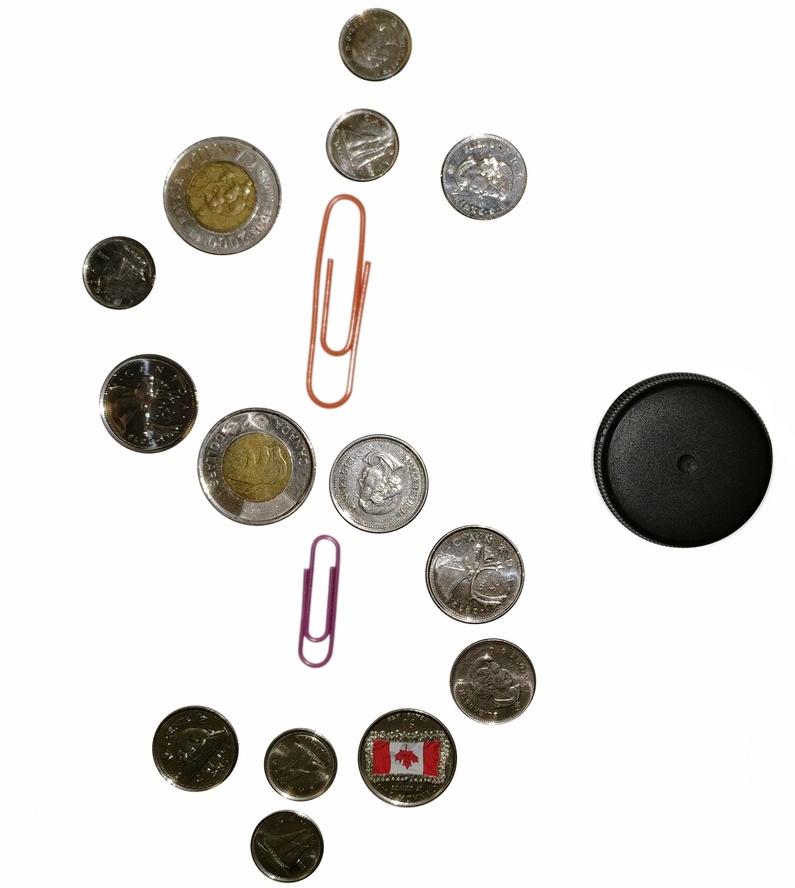
%> input picture TP2/pieces.jpg, 795 x 888 px, shrunk from 2184 x 2440 before the run
$ octave --eval "result = Compter_Monnaie(rgb2gray(imread('pieces.jpg')));"   (GNU Octave 9; MATLAB toolbox functions it lacks are replaced by stand-ins)
%> lines starting %> are read from the running program, lines starting %| are printed output that depends on the picture
function monnaie = Compter_Monnaie(img)
    total = 0;
    %retirer les elements trop gros...
    se = strel('disk', 200);
    imgb = imerode(img, se);
    imgb = imdilate(imgb, se);
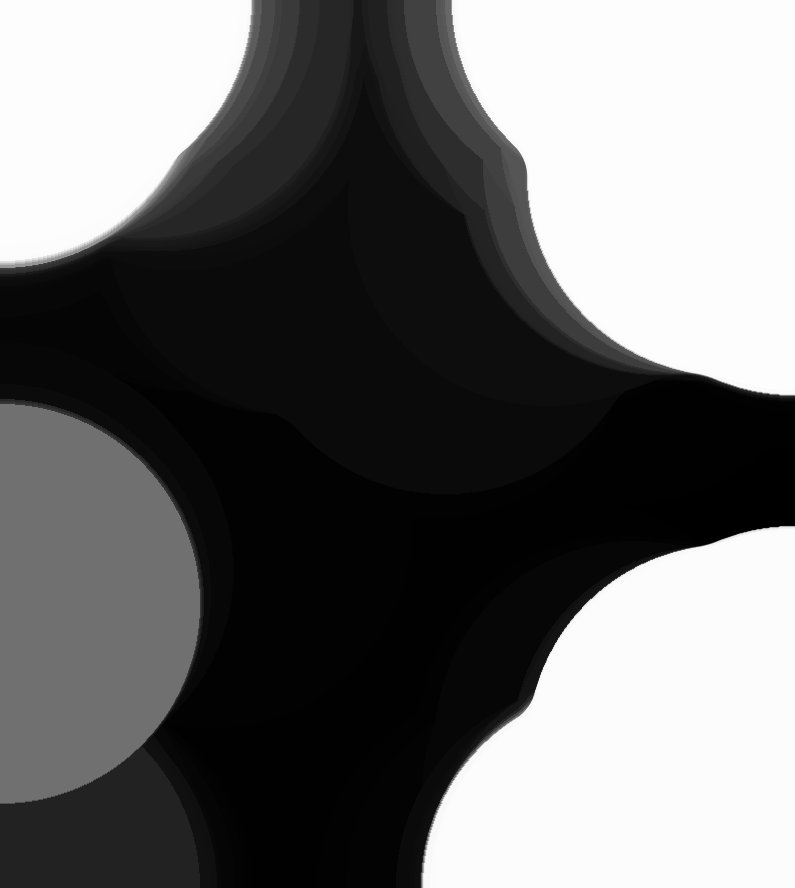
%> imgb: size 888x795 uint8; min 0, max 253, mean 107.5
    img = img - imgb;
    %2 dollars
    se = strel('disk', 140);
    img2d = imerode(img, se);
    img2d = imdilate(img2d, se);
    [a,count] = bwlabel(img2d);
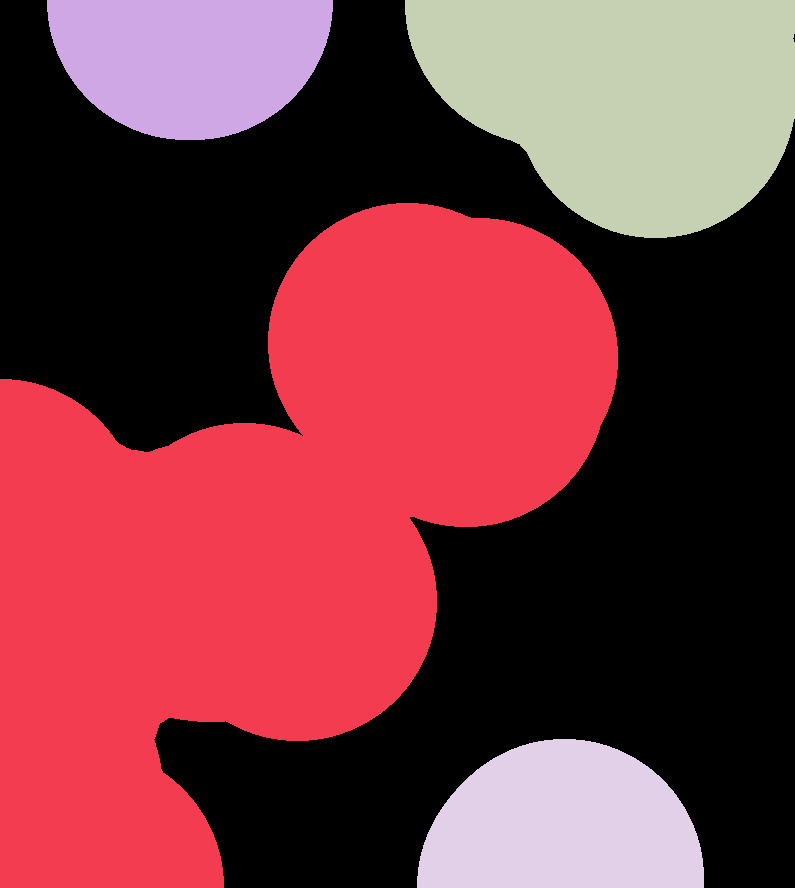
%> a: size 888x795 double; 5 distinct labels, from 0 to 4; one colour per label, 0 black
%> count = 4
    total = total + 2*count;
%> total = 8
    img = img - img2d;
    %25 sous
    se = strel('disk', 120);
    img25s = imerode(img, se);
    img25s = imdilate(img25s, se);
    [a,count] = bwlabel(img25s);
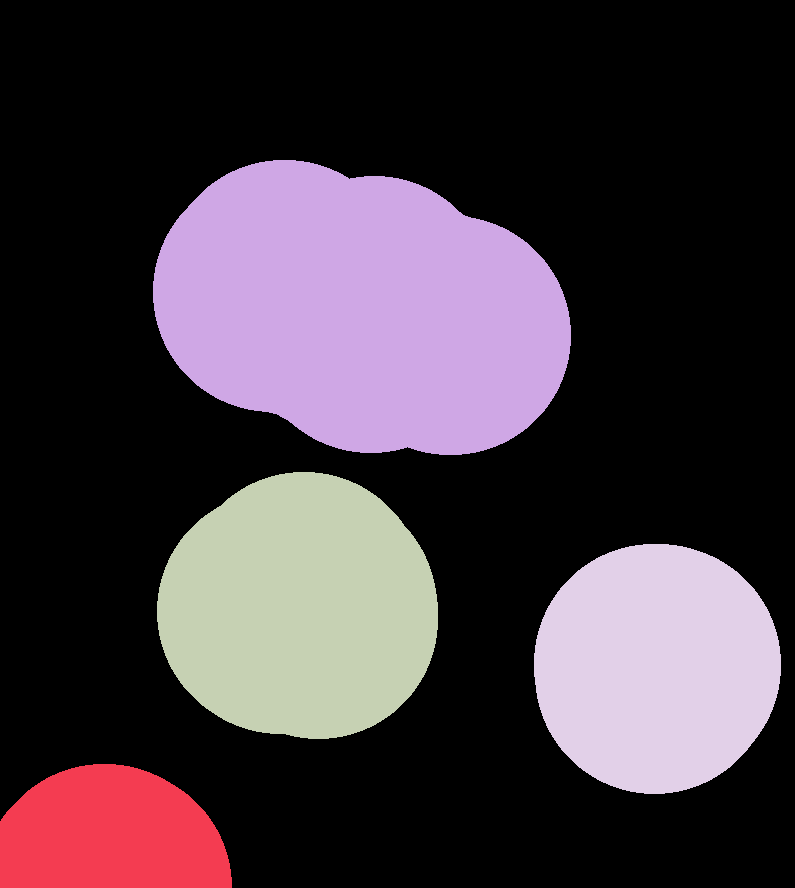
%> a: size 888x795 double; 5 distinct labels, from 0 to 4; one colour per label, 0 black
    total = total + 0.25*count;
%> total = 9
    img = img - img25s;
    %5 sous
    se = strel('disk', 110);
    img5s = imerode(img, se);
    img5s = imdilate(img5s, se);
    [a,count] = bwlabel(img5s);
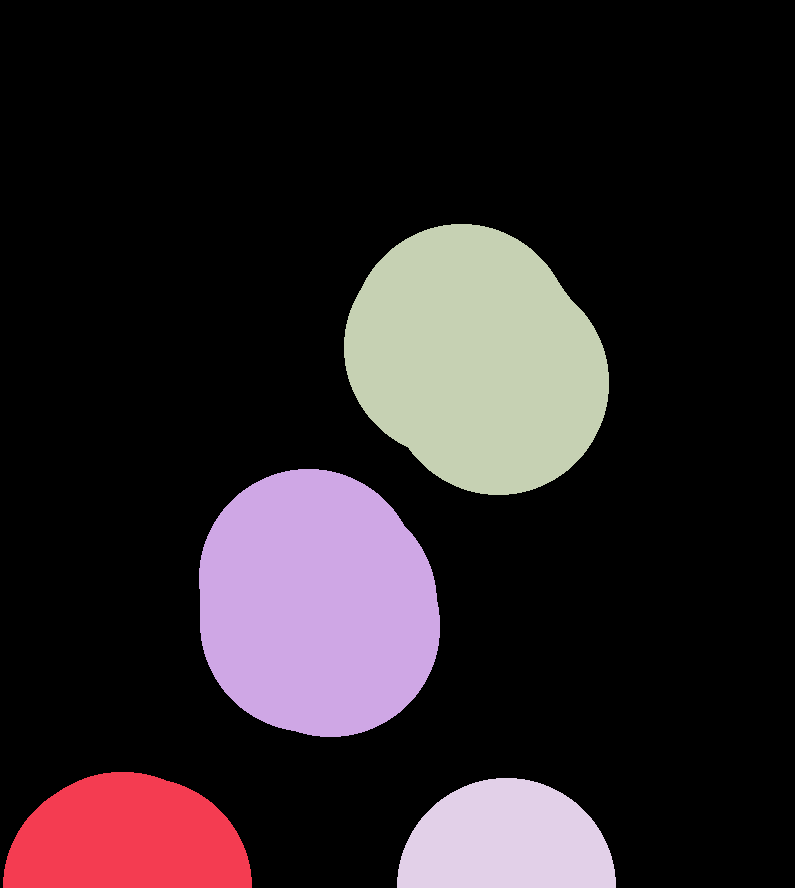
%> a: size 888x795 double; 5 distinct labels, from 0 to 4; one colour per label, 0 black
    total = total + 0.05*count;
%> total = 9.2
    img = img - img5s;

    %10 sous
    se = strel('disk', 90);
    img10s = imerode(img, se);
    img10s = imdilate(img10s, se);
    [a,count] = bwlabel(img10s);
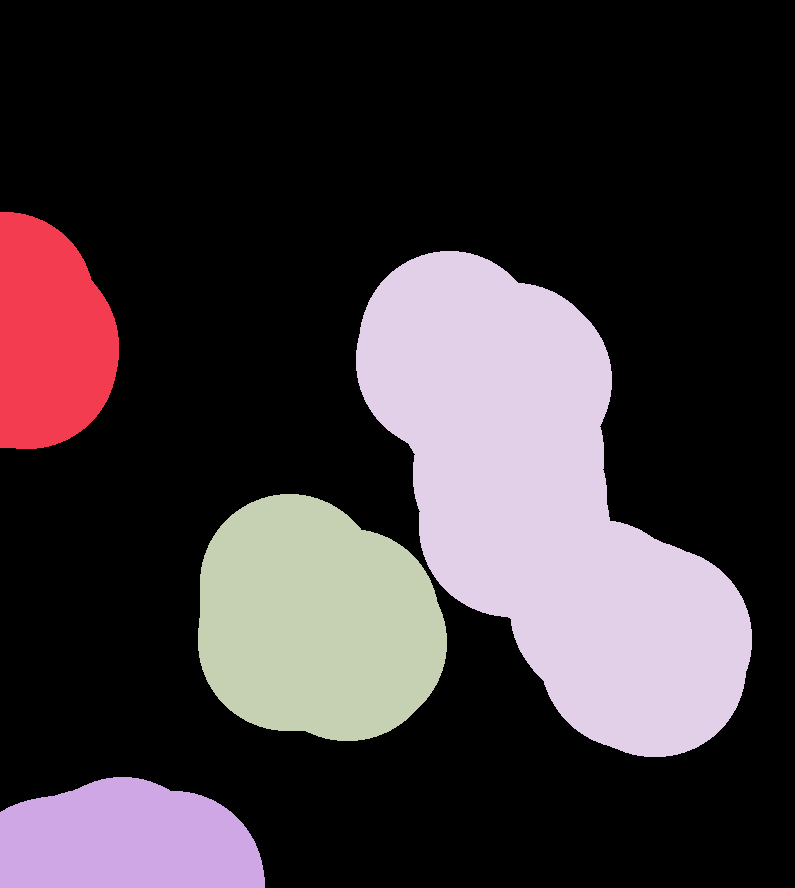
%> a: size 888x795 double; 5 distinct labels, from 0 to 4; one colour per label, 0 black
    total = total + 0.10*count;
%> total = 9.6
    img = img - img10s;
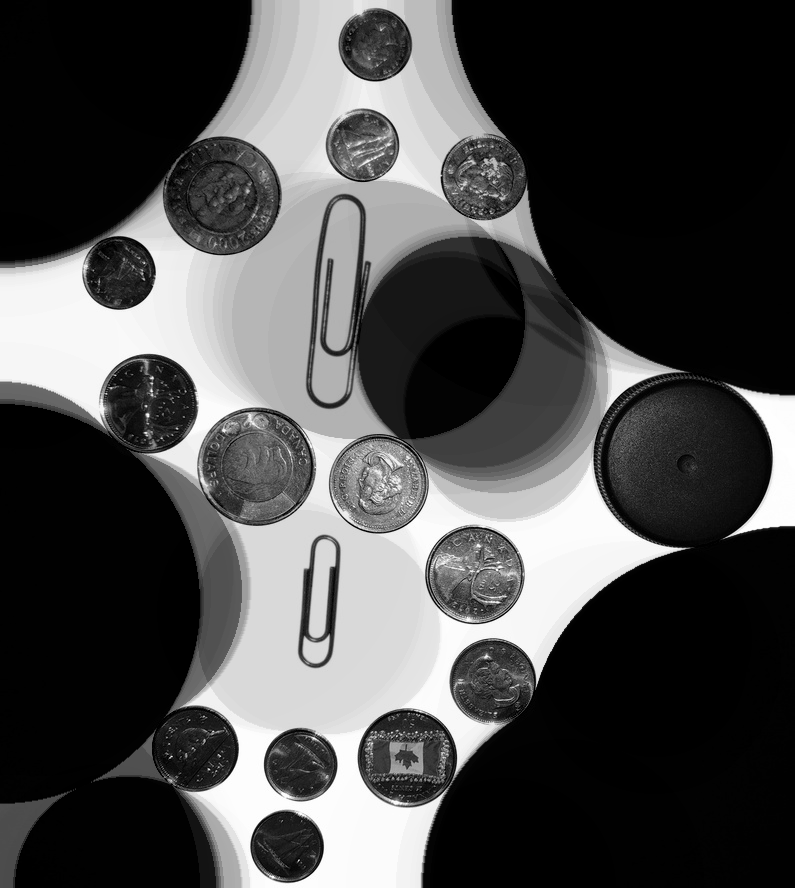
%> img: size 888x795 uint8; min 0, max 255, mean 74.6
    figure;
    imshow(img);
    title("image finale");

    monnaie = total;
%> monnaie = 9.6
end
